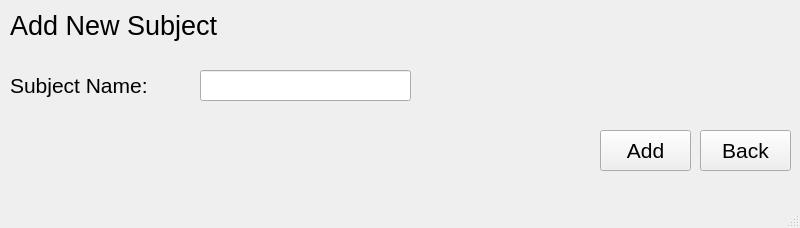
<?xml version="1.0" encoding="UTF-8"?>
<ui version="4.0">
 <class>AddNewSubScreen</class>
 <widget class="QMainWindow" name="AddNewSubScreen">
  <property name="geometry">
   <rect>
    <x>0</x>
    <y>0</y>
    <width>800</width>
    <height>228</height>
   </rect>
  </property>
  <property name="windowTitle">
   <string>MainWindow</string>
  </property>
  <widget class="QWidget" name="centralwidget">
   <widget class="QLabel" name="label">
    <property name="geometry">
     <rect>
      <x>10</x>
      <y>10</y>
      <width>261</width>
      <height>31</height>
     </rect>
    </property>
    <property name="font">
     <font>
      <pointsize>20</pointsize>
     </font>
    </property>
    <property name="text">
     <string>Add New Subject</string>
    </property>
   </widget>
   <widget class="QLabel" name="SubjectName">
    <property name="geometry">
     <rect>
      <x>10</x>
      <y>70</y>
      <width>191</width>
      <height>31</height>
     </rect>
    </property>
    <property name="font">
     <font>
      <pointsize>16</pointsize>
     </font>
    </property>
    <property name="text">
     <string>Subject Name:</string>
    </property>
   </widget>
   <widget class="QPushButton" name="ButtonAdd">
    <property name="geometry">
     <rect>
      <x>600</x>
      <y>130</y>
      <width>91</width>
      <height>41</height>
     </rect>
    </property>
    <property name="font">
     <font>
      <pointsize>16</pointsize>
     </font>
    </property>
    <property name="text">
     <string>Add</string>
    </property>
   </widget>
   <widget class="QPushButton" name="BttonBack">
    <property name="geometry">
     <rect>
      <x>700</x>
      <y>130</y>
      <width>91</width>
      <height>41</height>
     </rect>
    </property>
    <property name="font">
     <font>
      <pointsize>16</pointsize>
     </font>
    </property>
    <property name="text">
     <string>Back</string>
    </property>
   </widget>
   <widget class="QLineEdit" name="SubName">
    <property name="geometry">
     <rect>
      <x>200</x>
      <y>70</y>
      <width>211</width>
      <height>31</height>
     </rect>
    </property>
   </widget>
  </widget>
  <widget class="QMenuBar" name="menubar">
   <property name="geometry">
    <rect>
     <x>0</x>
     <y>0</y>
     <width>800</width>
     <height>26</height>
    </rect>
   </property>
  </widget>
  <widget class="QStatusBar" name="statusbar"/>
 </widget>
 <resources/>
 <connections/>
</ui>
